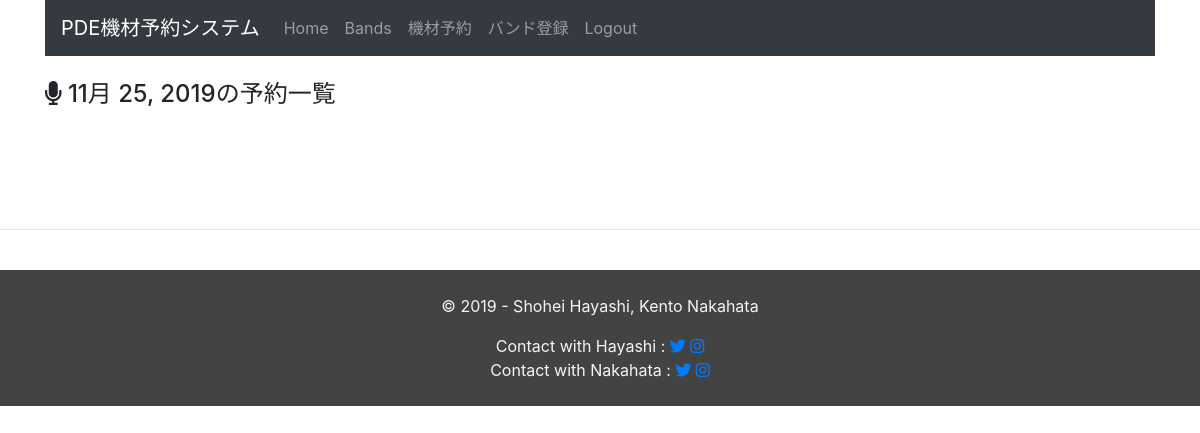
The app's page /equipment_management/day_schedule/2019/11/25 (signed in), older data.
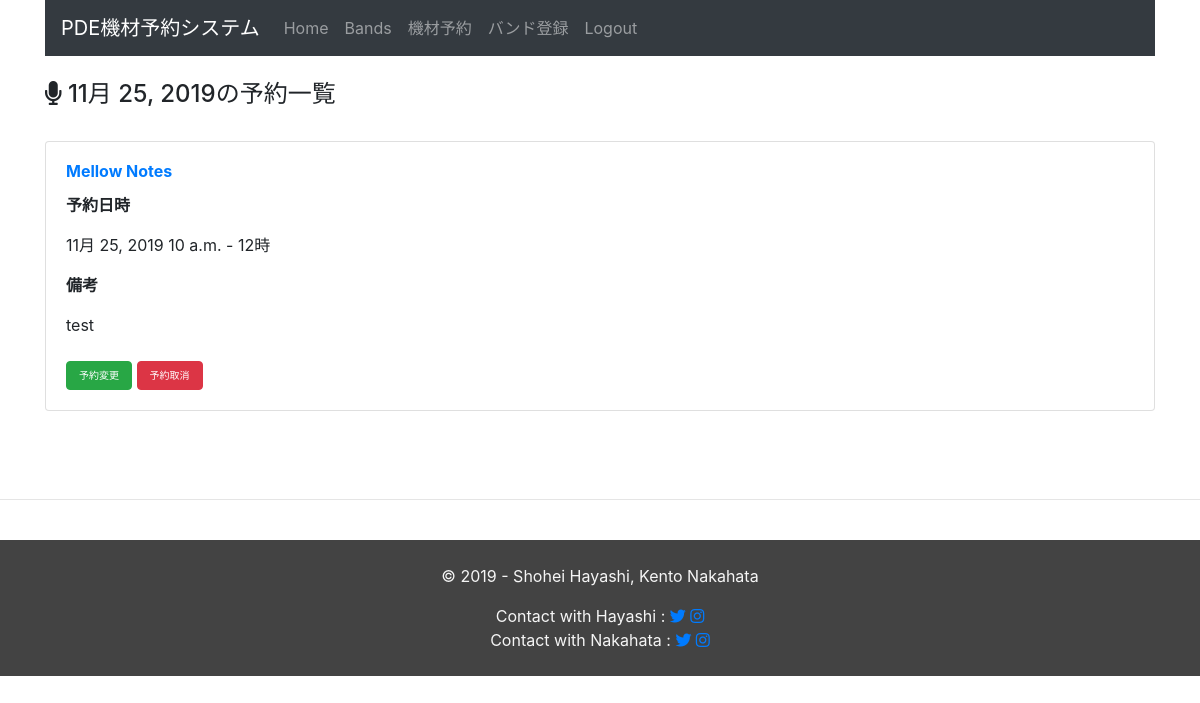
The same page, newer data.
### equipment_management/models.py (models this page shows, shortened)
class Schedule(models.Model):
  band_id = models.ForeignKey(Band, on_delete=models.CASCADE)
  pa_name = models.CharField(max_length=255, verbose_name='PA担当者名')
  active_date = models.DateField(default=timezone.now, verbose_name='予約日')
  start_at = models.TimeField(default= nine_hours_hence(), verbose_name='開始時間')
  end_at = models.TimeField(default=two_hours_hence, verbose_name='終了時間')
  text = models.TextField(blank=True, verbose_name='備考欄')
  created_at = models.DateTimeField(auto_now=True)
  updated_at = models.DateTimeField(auto_now=True)

class Band(models.Model):
  band_name = models.CharField(max_length=255,
                               verbose_name="Band's Name",
                               unique=True,
                               )
  responsible_person_name = models.CharField(max_length=255,
                                             verbose_name="Band Master's Name")
  created_at = models.DateTimeField(auto_now_add=True)
  updated_at = models.DateTimeField(auto_now=True)
  def __str__(self):
      return self.band_name

### equipment_management/views.py (the view)
# urls.py: path('day_schedule/<int:year>/<int:month>/<int:day>', views.day_schedule, name='day_schedule'),
@login_required
def day_schedule(request, year, month, day):
  target_date = datetime.date(year, month, day)
  context ={
      'schedules' : Schedule.objects.filter(active_date=target_date).order_by('start_at'),
      'target_date' : target_date,
  }
  return render(request, 'equipment_management/day_schedule.html', context)

### equipment_management/templates/equipment_management/day_schedule.html
{% extends 'equipment_management/base.html' %}
{% block content %}
{% load utils %}
<br>
<h4><i class="fas fa-microphone"></i> {{ target_date }}の予約一覧</h4>
<br>
{% for schedule in schedules %}
<div class="card">
    <div class="card-body">
      <h6 class="card-title font-weight-bold">
        <a href="{% url 'equipment:schedule_by_band' schedule.band_id.id %}">{{ schedule.band_id }}</a>
      </h6>
      <p class="card-text font-weight-bold">予約日時</p>
      <p class="card-text">{{ schedule.active_date }} {{ schedule.start_at }} - {{ schedule.end_at }}</p>
      <p class="card-text font-weight-bold">備考</p>
      <div class='test'>
        <p class="card-text text-break">{{ schedule.text }}</p>
      </div>
      <br>
      <a href="{% url 'equipment:update_schedule' schedule.pk %}">
          <button type="button" class="btn btn-success btn-xs" style="font-size: 10px;">予約変更</button>
      </a>
      <a href="{% url 'equipment:delete_schedule' schedule.pk %}">
        <button type="button" class="btn btn-danger btn-xs" style="font-size: 10px;">予約取消</button>
      </a>
    </div>
  </div>
{% endfor %}
{% endblock %}

Row changes from the older to the newer data that the page shows:
added Schedule: band_id "Mellow Notes", active_date "11月 25, 2019", start_at "10 a.m.", end_at "12時", text "test"
